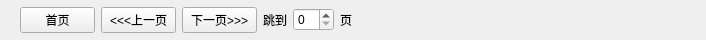
<?xml version="1.0" encoding="UTF-8"?>
<ui version="4.0">
 <class>BottomStatu</class>
 <widget class="QWidget" name="BottomStatu">
  <property name="geometry">
   <rect>
    <x>0</x>
    <y>0</y>
    <width>706</width>
    <height>40</height>
   </rect>
  </property>
  <property name="minimumSize">
   <size>
    <width>0</width>
    <height>40</height>
   </size>
  </property>
  <property name="maximumSize">
   <size>
    <width>16777215</width>
    <height>40</height>
   </size>
  </property>
  <property name="windowTitle">
   <string>Form</string>
  </property>
  <layout class="QHBoxLayout" name="horizontalLayout_5">
   <property name="leftMargin">
    <number>0</number>
   </property>
   <property name="topMargin">
    <number>0</number>
   </property>
   <property name="rightMargin">
    <number>0</number>
   </property>
   <property name="bottomMargin">
    <number>0</number>
   </property>
   <item>
    <layout class="QHBoxLayout" name="horizontalLayout_4">
     <property name="leftMargin">
      <number>20</number>
     </property>
     <item>
      <layout class="QHBoxLayout" name="horizontalLayout_2" stretch="0,0,0,0">
       <item>
        <widget class="QPushButton" name="firstPushButton">
         <property name="maximumSize">
          <size>
           <width>75</width>
           <height>16777215</height>
          </size>
         </property>
         <property name="text">
          <string>首页</string>
         </property>
        </widget>
       </item>
       <item>
        <widget class="QPushButton" name="prePushButton">
         <property name="maximumSize">
          <size>
           <width>75</width>
           <height>16777215</height>
          </size>
         </property>
         <property name="text">
          <string>&lt;&lt;&lt;上一页</string>
         </property>
        </widget>
       </item>
       <item>
        <widget class="QPushButton" name="nextPushButton">
         <property name="sizePolicy">
          <sizepolicy hsizetype="Fixed" vsizetype="Fixed">
           <horstretch>0</horstretch>
           <verstretch>0</verstretch>
          </sizepolicy>
         </property>
         <property name="maximumSize">
          <size>
           <width>75</width>
           <height>16777215</height>
          </size>
         </property>
         <property name="text">
          <string>下一页&gt;&gt;&gt;</string>
         </property>
        </widget>
       </item>
       <item>
        <layout class="QHBoxLayout" name="horizontalLayout">
         <item>
          <widget class="QLabel" name="label">
           <property name="text">
            <string>跳到</string>
           </property>
          </widget>
         </item>
         <item>
          <widget class="QSpinBox" name="spinBox"/>
         </item>
         <item>
          <widget class="QLabel" name="label_2">
           <property name="text">
            <string>页</string>
           </property>
          </widget>
         </item>
        </layout>
       </item>
      </layout>
     </item>
     <item>
      <layout class="QHBoxLayout" name="horizontalLayout_3">
       <property name="leftMargin">
        <number>100</number>
       </property>
       <item>
        <widget class="QLabel" name="describleLabel">
         <property name="text">
          <string/>
         </property>
        </widget>
       </item>
       <item>
        <spacer name="horizontalSpacer">
         <property name="orientation">
          <enum>Qt::Horizontal</enum>
         </property>
         <property name="sizeHint" stdset="0">
          <size>
           <width>342</width>
           <height>20</height>
          </size>
         </property>
        </spacer>
       </item>
      </layout>
     </item>
    </layout>
   </item>
  </layout>
 </widget>
 <resources/>
 <connections/>
</ui>
